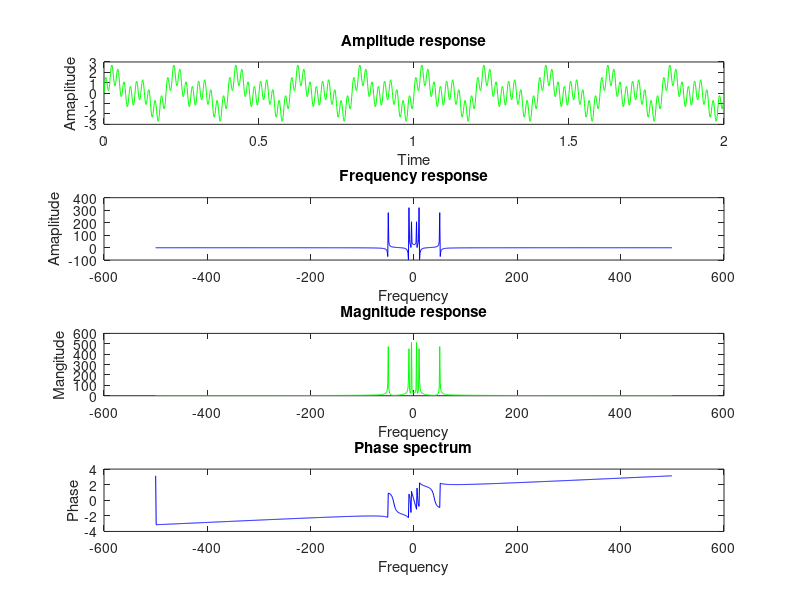

The MATLAB script that drew this image:
t=0:0.001:2;
xa=sin(2 * pi * 5 * t);
xb=sin(2 * pi * 50 * t);
x2= xa+xb;
x1= sin(2 * pi * 10 * t);
x=x1+x2;
fs=1000;
n=1024;
fval=fs*((-n/2: ((n/2)-1))/n);
y=fftshift(fft(x,n));

subplot(4,1,1);
plot(t,x,'g');
xlabel('Time');
ylabel('Amaplitude');
title('Amplitude response');
subplot(4,1,2);
plot(fval,y,'b');
xlabel('Frequency');
ylabel('Amaplitude');
title('Frequency response');

subplot(4,1,3);
plot(fval,abs(y),'g');
xlabel('Frequency');
ylabel('Mangitude');
title('Magnitude response');
subplot(4,1,4);
plot(fval,angle(y),'b');
xlabel('Frequency');
ylabel('Phase');
title('Phase spectrum');
